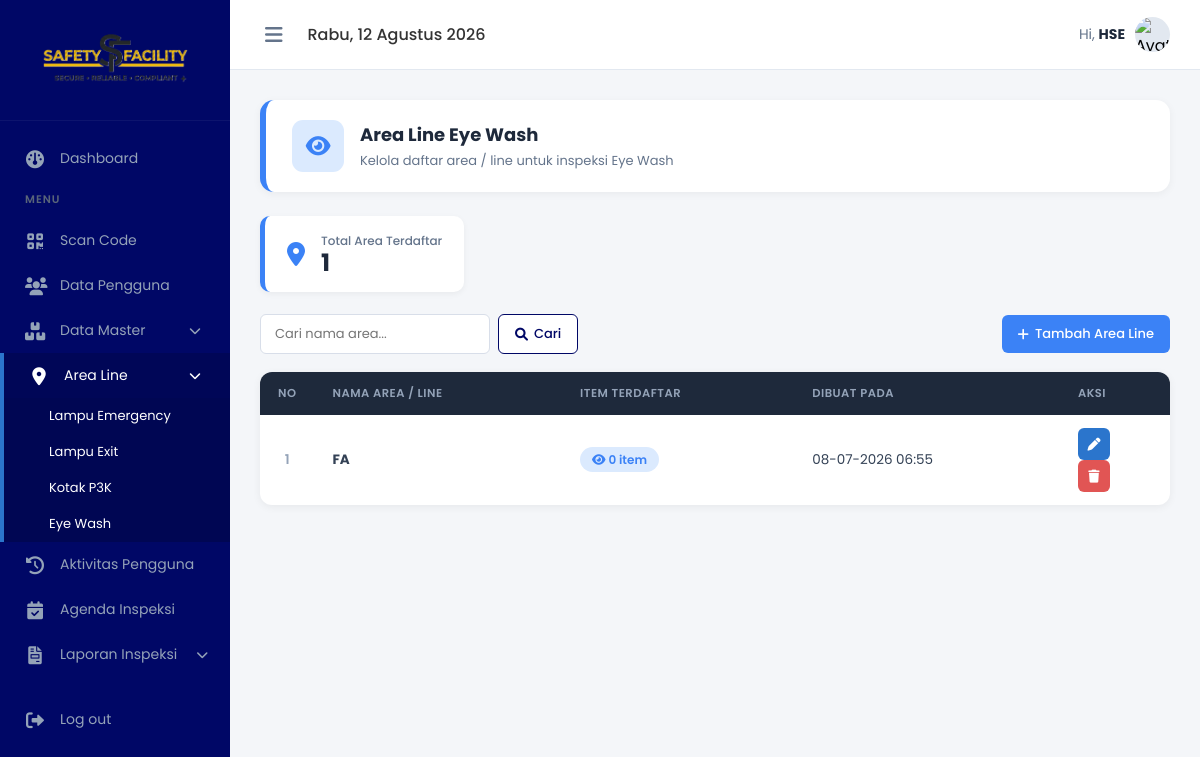
Page /admin/area_line_eyewash.php (signed in) on the earlier database version.
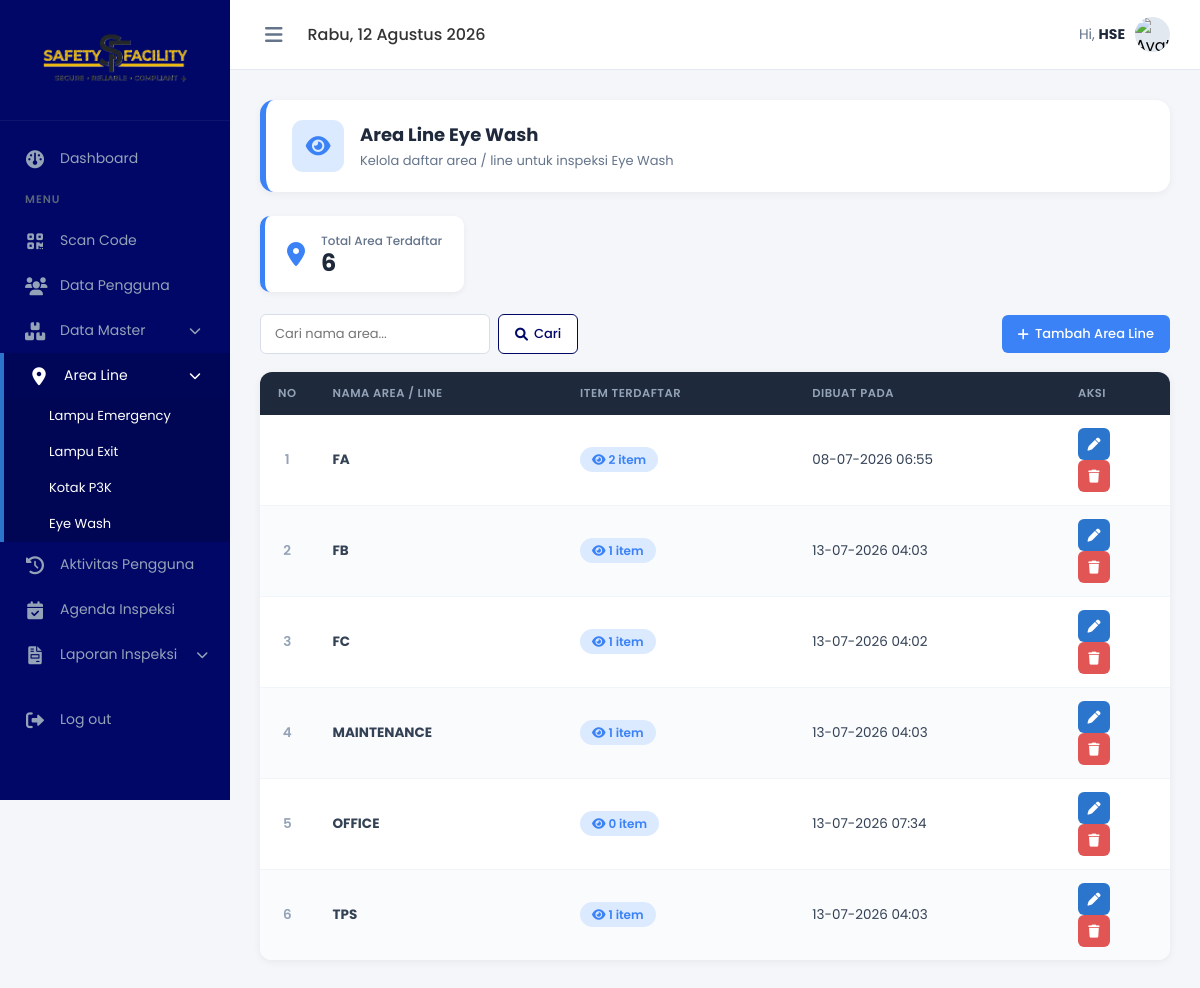
Same page on the later database version.
### tables this page shows
CREATE TABLE `area_line` (
  `id_line` int(11) NOT NULL,
  `nama_line` varchar(100) NOT NULL,
  `created_at` timestamp NOT NULL DEFAULT current_timestamp(),
  `jenis` varchar(30) NOT NULL DEFAULT 'lampu_emergency'
);

### admin/area_line_eyewash.php (the view, shortened to what this page needs)
<?php
global $koneksi;
mysqli_query($koneksi, "ALTER TABLE area_line ADD COLUMN IF NOT EXISTS jenis VARCHAR(30) NOT NULL DEFAULT 'lampu_emergency'");
$cari = isset($_GET['cari']) ? trim($_GET['cari']) : '';
if ($cari !== '') {
    $like = "%$cari%";
    $stmt = mysqli_prepare(
        $koneksi,
        "SELECT a.*, COUNT(m.id) as total_item
         FROM area_line a
         LEFT JOIN `master_eyewash` m ON m.`line_area` = a.nama_line
         WHERE a.jenis = 'eyewash' AND a.nama_line LIKE ?
         GROUP BY a.id_line ORDER BY a.nama_line ASC"
    );
    mysqli_stmt_bind_param($stmt, "s", $like);
    mysqli_stmt_execute($stmt);
    $result = mysqli_stmt_get_result($stmt);
} else {
    $result = mysqli_query(
        $koneksi,
        "SELECT a.*, COUNT(m.id) as total_item
         FROM area_line a
         LEFT JOIN `master_eyewash` m ON m.`line_area` = a.nama_line
         WHERE a.jenis = 'eyewash'
         GROUP BY a.id_line ORDER BY a.nama_line ASC"
    );
}
$total_line = mysqli_num_rows($result);
$dh = [
    'Sunday' => 'Minggu',
    'Monday' => 'Senin',
    'Tuesday' => 'Selasa',
    'Wednesday' => 'Rabu',
    'Thursday' => 'Kamis',
    'Friday' => 'Jumat',
    'Saturday' => 'Sabtu'
];
$db = [
    'January' => 'Januari',
    'February' => 'Februari',
    'March' => 'Maret',
    'April' => 'April',
    'May' => 'Mei',
    'June' => 'Juni',
    'July' => 'Juli',
    'August' => 'Agustus',
    'September' => 'September',
    'October' => 'Oktober',
    'November' => 'November',
    'December' => 'Desember'
];
$tanggal_format = $dh[date('l')] . ", " . date('d') . " " . $db[date('F')] . " " . date('Y');
?>
<!DOCTYPE html>
<html lang="id">
<head>
    <link rel="stylesheet" href="https://cdnjs.cloudflare.com/ajax/libs/font-awesome/6.0.0/css/all.min.css">
    <link rel="stylesheet" href="style.css">
</head>
<body>
    <aside class="sidebar" id="sidebar">
        <div class="sidebar-brand">
            <img src="../foto/logo.png" alt="Logo" class="sidebar-logo">
        </div>
        <ul class="sidebar-menu">
            <li><a href="index.php"><i class="fa-solid fa-gauge"></i> <span>Dashboard</span></a></li>
            <li class="menu-header">Menu</li>
            <li><a href="scan.php"><i class="fa-solid fa-qrcode"></i> <span>Scan Code</span></a></li>
            <li><a href="pengguna.php"><i class="fa-solid fa-users"></i> <span>Data Pengguna</span></a></li>
            <li class="has-submenu">
                <a href="javascript:void(0)" onclick="toggleSubmenu(this)">
                    <i class="fa-solid fa-boxes-stacked"></i><span>Data Master</span>
                    <i class="fa-solid fa-chevron-down submenu-icon"></i>
                </a>
            </li>
            <li class="has-submenu active">
                <a href="javascript:void(0)" onclick="toggleSubmenu(this)">
                    <i class="fa-solid fa-location-dot"></i><span>Area Line</span>
                    <i class="fa-solid fa-chevron-down submenu-icon"></i>
                </a>
                <ul class="submenu" style="display:block;">
                    <li class=""><a href="area_line_lampu_emergency.php">Lampu Emergency</a></li>
                    <li class=""><a href="area_line_lampu_exit.php">Lampu Exit</a></li>
                    <li class=""><a href="area_line_p3k.php">Kotak P3K</a></li>
                    <li class="active"><a href="area_line_eyewash.php">Eye Wash</a></li>
                </ul>
            </li>
            <li><a href="aktivitas.php"><i class="fa-solid fa-clock-rotate-left"></i> <span>Aktivitas Pengguna</span></a></li>
            <li><a href="agenda.php"><i class="fa-solid fa-calendar-check"></i> <span>Agenda Inspeksi</span></a></li>
            <li class="has-submenu">
                <a href="javascript:void(0)" onclick="toggleSubmenu(this)">
                    <i class="fa-solid fa-file-invoice"></i><span>Laporan Inspeksi</span>
                    <i class="fa-solid fa-chevron-down submenu-icon"></i>
                </a>
            </li>
            <li style="margin-top:20px;"><a href="../logout.php"><i class="fa-solid fa-right-from-bracket"></i> <span>Log out</span></a></li>
        </ul>
    </aside>
    <main class="main-content">
        <header class="topbar">
            <div class="topbar-left">
                <button class="toggle-sidebar-btn" onclick="toggleSidebar()"><i class="fa-solid fa-bars"></i></button>
                <div class="topbar-date"><?= $tanggal_format; ?></div>
            </div>
            <div class="topbar-right">
                <div class="user-profile">
                    <span>Hi, <strong><?= htmlspecialchars($_SESSION['nama_lengkap']); ?></strong></span>
                    <div class="user-avatar">
                        <img src="https://images.unsplash.com/photo-1535713875002-d1d0cf377fde?q=80&w=100" alt="Avatar">
                    </div>
                </div>
            </div>
        </header>
        <section class="content-body">
            <div class="page-head">
                <div class="ph-icon"><i class="fa-solid fa-eye"></i></div>
                <div class="ph-info">
                    <h2>Area Line  Eye Wash</h2>
                    <p>Kelola daftar area / line untuk inspeksi Eye Wash</p>
                </div>
            </div>
            <div class="stat-mini">
                <i class="fa-solid fa-location-dot"></i>
                <div>
                    <h3>Total Area Terdaftar</h3>
                    <p><?= $total_line; ?></p>
                </div>
            </div>
            <div class="page-toolbar">
                <form method="GET" class="search-bar">
                    <input type="text" name="cari" placeholder="Cari nama area..." value="<?= htmlspecialchars($cari); ?>">
                    <button type="submit" class="btn btn-outline"><i class="fa-solid fa-magnifying-glass"></i> Cari</button>
                </form>
                <button class="btn btn-primary" onclick="openModal('modalTambah')">
                    <i class="fa-solid fa-plus"></i> Tambah Area Line
                </button>
            </div>
            <div class="table-card">
                <table class="area-table">
                    <thead>
                        <tr>
                            <th style="width:52px;">No</th>
                            <th>Nama Area / Line</th>
                            <th>Item Terdaftar</th>
                            <th>Dibuat Pada</th>
                            <th style="width:110px;">Aksi</th>
                        </tr>
                    </thead>
                    <tbody>
                        <?php if (mysqli_num_rows($result) > 0): ?>
                            <?php $no = 1;
                            while ($row = mysqli_fetch_assoc($result)): ?>
                                <tr>
                                    <td style="text-align:center;font-weight:600;color:#94a3b8;"><?= $no++; ?></td>
                                    <td><strong><?= htmlspecialchars($row['nama_line']); ?></strong></td>
                                    <td>
                                        <span class="badge-item">
                                            <i class="fa-solid fa-eye"></i>
                                            <?= $row['total_item']; ?> item
                                        </span>
                                    </td>
                                    <td><?= date('d-m-Y H:i', strtotime($row['created_at'])); ?></td>
                                    <td class="action-icons">
                                        <a href="javascript:void(0)" class="ic-edit" title="Edit"
                                            onclick='bukaEdit(<?= json_encode(["id_line" => $row["id_line"], "nama_line" => $row["nama_line"]]); ?>)'>
                                            <i class="fa-solid fa-pen"></i>
                                        </a>
                                        <a href="area_line_eyewash.php?hapus=<?= $row['id_line']; ?>" class="ic-delete" title="Hapus"
                                            onclick="return confirm('Hapus area ini? Pastikan tidak ada data yang masih menggunakannya.')">
                                            <i class="fa-solid fa-trash"></i>
                                        </a>
                                    </td>
                                </tr>
                            <?php endwhile; ?>
                        <?php endif; ?>
                    </tbody>
                </table>
            </div>
        </section>
    </main>
</body>
</html>

### admin/style.css (style rules this page uses)
* { margin: 0; padding: 0; box-sizing: border-box; font-family: 'Poppins', sans-serif; }
body { background-color: #f4f6f9; display: flex; min-height: 100vh; overflow-x: hidden; }
.sidebar { width: 230px; background-color: #000766; color: #adb5bd; display: flex; flex-direction: column; transition: width 0.3s ease; overflow-y: auto; overflow-x: hidden; height: 100vh; position: fixed; top: 0; left: 0; z-index: 100; }
.sidebar-brand { padding: 20px; display: flex; align-items: center; justify-content: center; color: #fff; border-bottom: 1px solid rgba(255, 255, 255, 0.05); white-space: nowrap; }
.sidebar-logo { max-width: 85%; height: auto; transition: all 0.3s ease; }
.sidebar-menu { padding: 15px 0; list-style: none; flex-grow: 1; }
.menu-header { padding: 10px 25px; font-size: 11px; text-transform: uppercase; letter-spacing: 1px; color: #596579; font-weight: 600; white-space: nowrap; transition: opacity 0.2s; }
.sidebar-menu li a { display: flex; align-items: center; gap: 15px; padding: 12px 25px; color: #94a3b8; text-decoration: none; font-size: 14px; transition: all 0.3s; white-space: nowrap; }
.sidebar-menu li a i { font-size: 18px; width: 20px; text-align: center; flex-shrink: 0; }
.sidebar-menu li a span { transition: opacity 0.2s; }
.sidebar-menu li a:hover, .sidebar-menu li.active a { background-color: rgba(255, 255, 255, 0.02); color: #fff; }
.sidebar-menu li.active a { border-left: 4px solid #2b75cc; background-color: rgba(0, 0, 0, 0.15); }
.main-content { flex-grow: 1; display: flex; flex-direction: column; min-width: 0; margin-left: 230px; transition: margin-left 0.3s ease; }
.topbar { background-color: #fff; height: 70px; display: flex; align-items: center; justify-content: space-between; padding: 0 30px; border-bottom: 1px solid #e2e8f0; }
.topbar-left { display: flex; align-items: center; gap: 20px; }
.toggle-sidebar-btn { font-size: 20px; color: #64748b; cursor: pointer; background: none; border: none; outline: none; padding: 5px; display: flex; align-items: center; justify-content: center; transition: color 0.2s; }
.topbar-date { font-size: 16px; color: #333; font-weight: 500; }
.topbar-right { display: flex; align-items: center; gap: 25px; }
.user-profile { display: flex; align-items: center; gap: 10px; cursor: pointer; }
.user-profile span { font-size: 14px; color: #64748b; }
.user-profile strong { color: #1e293b; }
.user-avatar { width: 35px; height: 35px; background-color: #e2e8f0; border-radius: 50%; display: flex; align-items: center; justify-content: center; overflow: hidden; }
.user-avatar img { width: 100%; height: 100%; object-fit: cover; }
.content-body { padding: 30px; flex-grow: 1; position: relative; }
.submenu { display: none; list-style: none; background: rgba(0, 0, 0, 0.05); margin: 0; padding: 0; }
.submenu li a { display: flex; align-items: center; padding: 8px 15px 8px 45px !important; font-size: 13px !important; color: #444; text-decoration: none; transition: background 0.2s; }
.submenu-icon { margin-left: auto; font-size: 12px !important; transition: transform 0.3s ease; }
.has-submenu>a { display: flex; align-items: center; width: 100%; }
.main-content { animation: fadeIn 0.4s ease-out; }
.content-body { animation: slideInUp 0.5s cubic-bezier(0.16, 1, 0.3, 1); }
.shortcut-card, .stat-card, .table-action-btn, button, a { transition: all 0.2s ease-in-out !important; }

Differences in the rows shown:
computed for area_line "FA": total_item "0" → "2"
added area_line: nama_line "FB", total_item "1", created_at "13-07-2026 04:03"
added area_line: nama_line "FC", total_item "1", created_at "13-07-2026 04:02"
added area_line: nama_line "MAINTENANCE", total_item "1", created_at "13-07-2026 04:03"
added area_line: nama_line "OFFICE", total_item "0", created_at "13-07-2026 07:34"
added area_line: nama_line "TPS", total_item "1", created_at "13-07-2026 04:03"
Other differences:
$total_line: "1" → "6"
